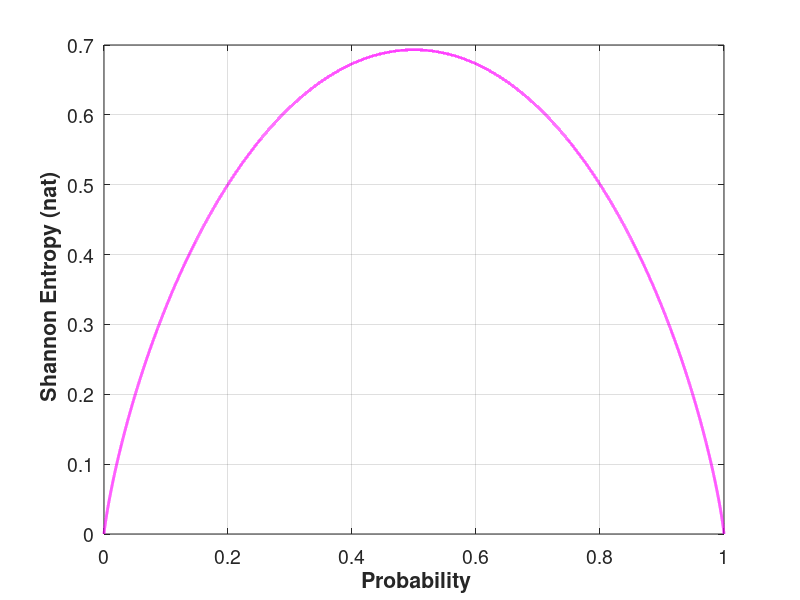

Source code (MATLAB):
p=0:0.00001:1;
H(1,numel(p))=0;
for i=1:length(p)
H(i)=-p(i)* log(p(i))-(1-p(i)) *log(1-p(i));
end
figure(134541);
plot(p,H,'m','linewidth',2 )
ylabel('\it\bf Shannon Entropy (nat)','Fontsize',13)
xlabel('\it\bf Probability','Fontsize',13)
%ylim([-0.9, 0.8])
grid on
get(gca, 'XTick'); 
set(gca, 'Fontsize',14);